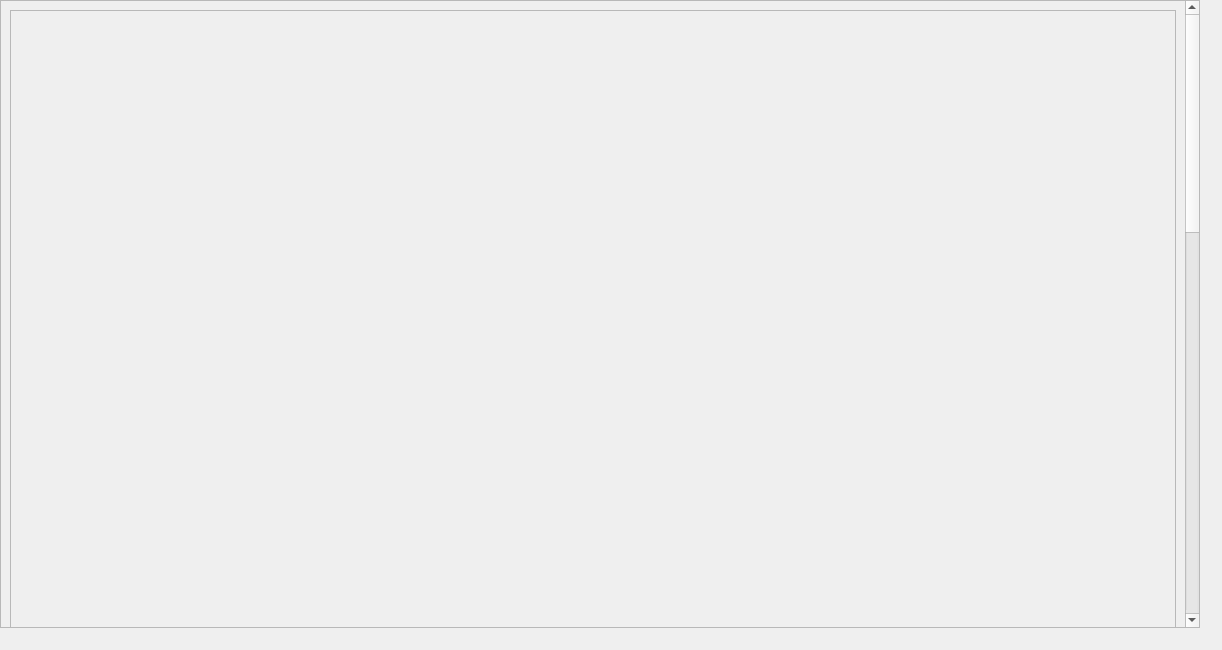
<?xml version="1.0" encoding="UTF-8"?>
<ui version="4.0">
 <class>aboutUs</class>
 <widget class="QDialog" name="aboutUs">
  <property name="geometry">
   <rect>
    <x>0</x>
    <y>0</y>
    <width>1222</width>
    <height>650</height>
   </rect>
  </property>
  <property name="windowTitle">
   <string>Dialog</string>
  </property>
  <widget class="QScrollArea" name="scrollArea">
   <property name="geometry">
    <rect>
     <x>0</x>
     <y>0</y>
     <width>1200</width>
     <height>628</height>
    </rect>
   </property>
   <property name="styleSheet">
    <string notr="true"/>
   </property>
   <property name="widgetResizable">
    <bool>true</bool>
   </property>
   <widget class="QWidget" name="scrollAreaWidgetContents">
    <property name="geometry">
     <rect>
      <x>0</x>
      <y>0</y>
      <width>1184</width>
      <height>1718</height>
     </rect>
    </property>
    <layout class="QHBoxLayout" name="horizontalLayout">
     <item>
      <widget class="QFrame" name="frame">
       <property name="minimumSize">
        <size>
         <width>0</width>
         <height>1700</height>
        </size>
       </property>
       <property name="styleSheet">
        <string notr="true"/>
       </property>
       <property name="frameShape">
        <enum>QFrame::StyledPanel</enum>
       </property>
       <property name="frameShadow">
        <enum>QFrame::Raised</enum>
       </property>
       <widget class="QLabel" name="label">
        <property name="geometry">
         <rect>
          <x>0</x>
          <y>0</y>
          <width>1200</width>
          <height>1700</height>
         </rect>
        </property>
        <property name="text">
         <string/>
        </property>
       </widget>
       <widget class="QPushButton" name="StartButtonPage2_2">
        <property name="geometry">
         <rect>
          <x>600</x>
          <y>49</y>
          <width>70</width>
          <height>50</height>
         </rect>
        </property>
        <property name="text">
         <string/>
        </property>
        <property name="flat">
         <bool>true</bool>
        </property>
       </widget>
       <widget class="QPushButton" name="ExitButton_2">
        <property name="geometry">
         <rect>
          <x>950</x>
          <y>53</y>
          <width>61</width>
          <height>50</height>
         </rect>
        </property>
        <property name="text">
         <string/>
        </property>
        <property name="flat">
         <bool>true</bool>
        </property>
       </widget>
       <widget class="QPushButton" name="Effects_page">
        <property name="geometry">
         <rect>
          <x>498</x>
          <y>50</y>
          <width>81</width>
          <height>50</height>
         </rect>
        </property>
        <property name="text">
         <string/>
        </property>
        <property name="flat">
         <bool>true</bool>
        </property>
       </widget>
       <widget class="QPushButton" name="BackButton_3">
        <property name="geometry">
         <rect>
          <x>150</x>
          <y>47</y>
          <width>170</width>
          <height>61</height>
         </rect>
        </property>
        <property name="text">
         <string/>
        </property>
        <property name="flat">
         <bool>true</bool>
        </property>
       </widget>
      </widget>
     </item>
    </layout>
   </widget>
  </widget>
 </widget>
 <resources/>
 <connections/>
</ui>
